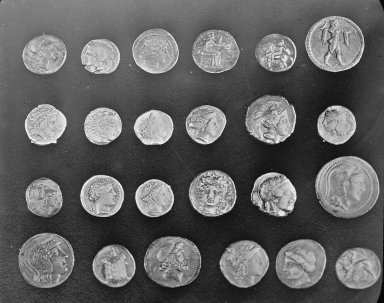
#> input picture skimage.data.coins(), 384 x 303 px
$ jupyter execute nb_03_Cleaning_and_Segmenting.ipynb   (shell and % lines are left out)
#> lines starting #> are read from the running program, lines starting #| are printed output that depends on the picture; after the words box and inside, x2 and y2 are one past the last pixel; in counts of white or black regions, pixels touching at a corner belong together
# Sinopsis

In the previous notebooks, we learnt how to use images as a numpy arrays and do some
analysis. Also, we found some coins, isn't it cool?

Now, it is time to do some preprocessing on the images before running our algorithms.

# Read libraries

[cell 1]

from colorama import Back, Fore, Style
from pathlib import Path

[cell 2]
import os
import sys

import matplotlib as mpl
import matplotlib.pyplot as plt
import matplotlib.cm as cm
import numpy as np

from pylab import imread, imshow
from skimage import data, img_as_float, img_as_ubyte, measure
from skimage.filters import rank, threshold_otsu
from skimage.morphology import (
    disk,
    binary_dilation, binary_erosion, binary_closing, binary_opening,
    remove_small_holes, remove_small_objects,
    flood_fill,
    skeletonize
)

# Thresholding

Sometimes, when we want to find blobs, we just need to differenciate the background from
them. In other words, we just want to preprocess the image from a RGB (or grayscale)
color spaces to a binary. For example, zero means background, one means it is something
we want to find.

Let's take the coins again and try to do something:

[cell 3]
coins_original = img_as_float( data.coins() )

[cell 4]
plt.imshow(coins_original, cmap = 'gray', vmin = 0, vmax = 1)
pass

We discussed previously that we need to remove the background. In fact, we already
used thresholding algorithms on it. The simplest one is using the mean of the values:

[cell 5]
median = np.median(coins_original)
#> median = 0.337
binarized_im = coins_original > median
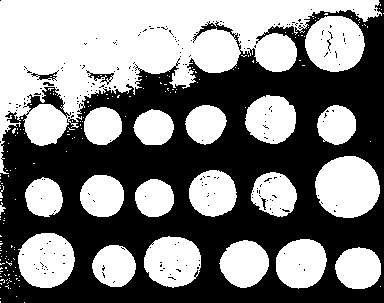
#> binarized_im: shape (303, 384) bool; 50% white; 189 white regions (168 under 20 px), largest, box (x1, y1, x2, y2) and area: (0, 0, 382, 174) 26967, (315, 156, 380, 218) 3157, (305, 16, 365, 72) 2584
plt.imshow(binarized_im, cmap="gray")
pass

Well, in this case, `binarized_im` is an array of boolean values, but we can transform
it easily to a integer values of 0 and 1:

[cell 6]
binarized_im.astype(np.uint8)

**Note:** We are using `uint8` to use just a byte to store the number.

Check the next cell:

[cell 7]
a1 = sys.getsizeof(binarized_im.astype(int))
#> a1 = 930944
a2 = sys.getsizeof(binarized_im.astype(np.uint8))
#> a2 = 116480
print(f"The size of using `int` is {a1}")
#| The size of using `int` is 930944
print(f"The size of using `np.uint8` is {a2}")
#| The size of using `np.uint8` is 116480
print(f"Yes, it is almost {np.round(a1/a2)} more expensive!")
#| Yes, it is almost 8.0 more expensive!

Don't need to mention that using a big image (2048 x 2048) it makes a difference:

- Using bytes is 4 MB
- Using ints is 32 MB

If you have a stack of images from a confocal microscope (let's say 32 images):

- Using bytes is 128 MB
- Using ints is 1 GB

Now, imagine that you are treating a C. Elegans recorded video that contains thousands of frames.

>**IMPORTANT NOTE:** Take the memory usage serious!

# Thresholding, again

Ok, sorry for this interruption, let's continue with the thresholding. Using the coins image, this global threshold is not working properly, but there are cases where we can control the light that this could work.

>**Note:** If the mean or the median is working, let's go ahead and avoid adding complexity to
your code.

We will introduce another algorithm to do the thresholding. It was proposed by Nobuyuki Otsu
and the algorithm is called after him: otsu.

More info: https://en.wikipedia.org/wiki/Otsu%27s_method

[cell 8]
otsu_value = threshold_otsu(coins_original)
#> otsu_value = 0.417
otsu_binarized_im = coins_original > otsu_value
#> otsu_binarized_im: shape (303, 384) bool; 39.2% white; 98 white regions (74 under 20 px), largest, box (x1, y1, x2, y2) and area: (0, 0, 327, 76) 9180, (315, 156, 380, 218) 3070, (305, 16, 365, 72) 2468
plt.imshow(otsu_binarized_im, cmap="gray")
pass

Not sure if this algorithm improves the previous. Maybe we can try to find the way
to select the coins after this thresholding, but we can introduce more advanced thresholding
algorithms to improve the image before finding the contours.

In the previous notebook, we use a local threshold, looking for the value of each
segment of the image (it was cut in 4x4 rectangles).

We will do something similar, create a disk (circle) of some pixel radius and find the
local thresold of the pixel that are inside this disk. This will be applied to all the
values of the image, as a convolution.

Let's do it simple first. We will create an images 10x10 pixel size and do it using a disk
of 3 pixel radius:

[cell 9]
im = img_as_ubyte(coins_original[25:80, 10:80])
radius = 10   # Play changing this value to understand how this works!
d = disk(radius)

fig = plt.figure( figsize = (8, 8))

plt.subplot(131)
plt.imshow(im, cmap="gray")

plt.subplot(132)
w, h = im.shape
#> w = 55; h = 70
pretty_d_im = np.zeros(im.shape)
pretty_d_im[(w//2-radius):(w//2+radius+1), (h//2-radius):(h//2+radius+1)] = d
plt.imshow(pretty_d_im, cmap="gray")

plt.subplot(133)
local_threshold = rank.otsu(im, d)
local_binarized_im = im > local_threshold
#> local_binarized_im: shape (55, 70) bool; 44.9% white; 18 white regions (12 under 20 px), largest, box (x1, y1, x2, y2) and area: (12, 8, 57, 49) 1064, (0, 0, 33, 24) 283, (38, 0, 70, 20) 189, (52, 40, 69, 55) 73, (0, 29, 5, 46) 54, (0, 47, 8, 55) 23
plt.imshow(local_binarized_im, cmap="gray")
pass
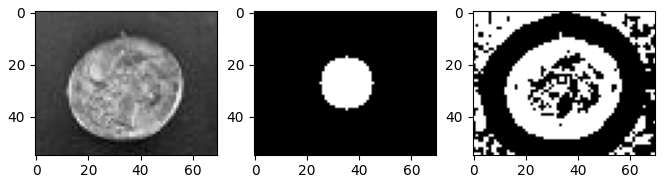
#> figure drawn by matplotlib, 3 panels

[cell 10]
im = img_as_ubyte(coins_original)
#> im is the input picture: shape (303, 384); min 1, max 252, mean 96.9
d = disk(50)  # This 50 is cherry picked, could you imagine an algorithm to pick it?

local_threshold = rank.otsu(im, d)
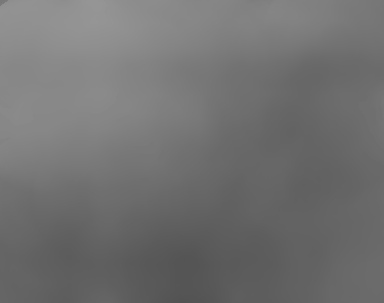
#> local_threshold: shape (303, 384); min 82, max 149, mean 112.9
local_binarized_im = im > local_threshold
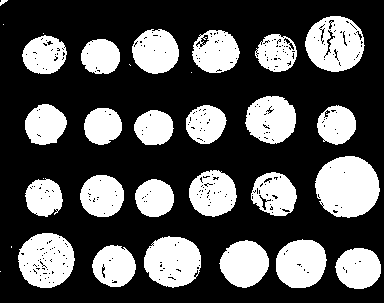
#> local_binarized_im: shape (303, 384) bool; 32.3% white; 32 white regions (7 under 20 px), largest, box (x1, y1, x2, y2) and area: (315, 156, 380, 218) 3099, (305, 16, 365, 72) 2378, (18, 233, 75, 288) 2357

fig = plt.figure( figsize = (8, 8))
plt.subplot(131)
plt.imshow(im, cmap="gray")
plt.subplot(132)
plt.imshow(local_threshold, cmap="gray")
plt.subplot(133)
plt.imshow(local_binarized_im, cmap="gray")
pass

Hey, I think this is working much better! I will keep this thresholding algorithm
for this example and do some stuff, like cleaning the little black dots inside the
coins.

# Morphology operations

There are some important morphology operations that you should know before start
working on imaging.

The first two are `dilation` and `erosion`:

- `dilation` applies a structuring element (like the disk of the previous example) for
  expanding the shape contained in the image. It is setting the structuring element on
  top of the all pixels that are `1` in the original image (convolution). This will
  generate a resulting image expanding all the edges of the elements inside the image.

- `erosion` applies a structuring element for reducing the shape contained in the
  image. It is doing the same as `dilation`, but using the background (`0` values).

We will start with the first coin of the image and do a simple threshold using the mean:

[cell 11]
im = img_as_ubyte(coins_original[25:80, 10:80])
threshold = np.mean(im)
#> threshold = 127.8

plt.subplot(121)
plt.imshow(im, cmap="gray")

plt.subplot(122)
thresholded_im = im > threshold
#> thresholded_im: shape (55, 70) bool; 35.5% white; 2 white regions (1 under 20 px), largest, box (x1, y1, x2, y2) and area: (12, 8, 57, 49) 1365
plt.imshow(thresholded_im, cmap="gray")
pass

We can observe that some pixels are not the same as its neighbors. We used to call this
`Salt & Pepper noise` and we can reduce it using `dilation` and `erosion`.

Let's apply first `dilation`:

[cell 12]
d = disk(3)
dilated_im = binary_dilation(thresholded_im, d)
#> dilated_im: shape (55, 70) bool; 47% white; 2 white regions, box (x1, y1, x2, y2) and area: (9, 5, 60, 52) 1783, (64, 0, 70, 7) 28

plt.subplot(121)
plt.imshow(thresholded_im, cmap="gray")
plt.subplot(122)
plt.imshow(dilated_im, cmap="gray")
pass

Cool! It seems that the black pixels inside the coin were removed, but.... oh ooohhhh,
the top right corner pixel just get expanded.

Also, it seems that the original coins just grows when the `dilation` is applied.

Let's try the `erosion` instead the `dilation`:

[cell 13]
d = disk(3)
eroded_im = binary_erosion(thresholded_im, d)
#> eroded_im: shape (55, 70) bool; 21.5% white; 1 white region, box (x1, y1, x2, y2) and area: (15, 13, 53, 46) 826

plt.subplot(121)
plt.imshow(thresholded_im, cmap="gray")
plt.subplot(122)
plt.imshow(eroded_im, cmap="gray")

Ok, now we solved the top right corner pixel problem, but the others... got worst!

Also, the coin reduced its area.

Well, it seems that we solved one problem when one algorithm is applied... could
the second problem be solved if we applying the other algorithm? It seems both are
a kind of complementary, isn't it?

[cell 14]
d = disk(3)
first_dilated_im = binary_dilation(thresholded_im, d)
first_eroded_im = binary_erosion(thresholded_im, d)

then_eroded_im = binary_erosion(first_dilated_im, d)
#> then_eroded_im: shape (55, 70) bool; 35.9% white; 2 white regions (1 under 20 px), largest, box (x1, y1, x2, y2) and area: (12, 8, 57, 49) 1380
then_dilated_im = binary_dilation(first_eroded_im, d)
#> then_dilated_im: shape (55, 70) bool; 34.6% white; 1 white region, box (x1, y1, x2, y2) and area: (12, 10, 56, 49) 1334

plt.subplot(221)
plt.imshow(first_dilated_im, cmap="gray")
plt.subplot(222)
plt.imshow(then_eroded_im, cmap="gray")
plt.subplot(223)
plt.imshow(first_eroded_im, cmap="gray")
plt.subplot(224)
plt.imshow(then_dilated_im, cmap="gray")
pass

We are moving closer to the solution, isn't it?

It seems that, if we first dilate and then erode, we are solving the black pixels inside
the coin. If we first erode and then dilate, we are deleting the top right corner pixel.

In both cases, the coin is almost the same size and, probably, we can deal with the
new approximated size.

Crazy idea, what if we first dilate, then erode, then erode, and then dilate?

[cell 15]
d = disk(3)
first_dilated_im = binary_dilation(thresholded_im, d)
then_eroded_im = binary_erosion(first_dilated_im, d)
then_first_eroded_im = binary_erosion(then_eroded_im, d)
#> then_first_eroded_im: shape (55, 70) bool; 26.6% white; 1 white region, box (x1, y1, x2, y2) and area: (15, 12, 54, 46) 1026
then_then_dilated_im = binary_dilation(then_first_eroded_im, d)
#> then_then_dilated_im: shape (55, 70) bool; 35.7% white; 1 white region, box (x1, y1, x2, y2) and area: (12, 9, 57, 49) 1376

plt.subplot(121)
plt.imshow(thresholded_im, cmap="gray")
plt.subplot(122)
plt.imshow(then_then_dilated_im, cmap="gray")
pass

Now, it seems it works!

In fact, the first two operations are commonly named `closing` (the `erosion` of the `dilation`), and the second two operations are commonly named `opening` (the `dilation` of the `erosion`).

And this naming works: `closing` is removing the black points inside a blob (the coin)
and the `opening` is removing the white points at the background.

We can simplify this using the propper functions:

[cell 16]
d = disk(3)
closing_im = binary_closing(thresholded_im, d)
opening_im = binary_opening(thresholded_im, d)

closing_then_opening_im = binary_opening(closing_im)
opening_then_closing_im = binary_closing(opening_im)
#> opening_then_closing_im: shape (55, 70) bool; 35% white; 1 white region, box (x1, y1, x2, y2) and area: (12, 10, 56, 49) 1349

plt.subplot(221)
plt.imshow(closing_im, cmap="gray")
plt.subplot(222)
plt.imshow(opening_im, cmap="gray")
plt.subplot(223)
plt.imshow(closing_then_opening_im, cmap="gray")
plt.subplot(224)
plt.imshow(opening_then_closing_im, cmap="gray")
pass

Why are the results different? It seems these two operations are not commutative.
Wanna discuss this?

>**Note:** did you try to subtract the eroded image to the original one? What do you think
           it will happen? and the dilated imaged? and between them?

# More morphology operations

There are other morphology operations to remove local holes or removing local items. These
operations are more flexible than `opening` and `closing` because removing the hole or item
depends of its area, not the structural element. Also, it will not change the shape of the
objects.

[cell 17]
without_holes_im = remove_small_holes(thresholded_im)
#> without_holes_im: shape (55, 70) bool; 35.8% white; 2 white regions (1 under 20 px), largest, box (x1, y1, x2, y2) and area: (12, 8, 57, 49) 1378
without_objects_im = remove_small_objects(thresholded_im)
#> without_objects_im: shape (55, 70) bool; 35.5% white; 1 white region, box (x1, y1, x2, y2) and area: (12, 8, 57, 49) 1365
without_them_im = remove_small_objects(without_holes_im)
#> without_them_im: shape (55, 70) bool; 35.8% white; 1 white region, box (x1, y1, x2, y2) and area: (12, 8, 57, 49) 1378

plt.subplot(221)
plt.imshow(thresholded_im, cmap="gray")
plt.subplot(222)
plt.imshow(without_holes_im, cmap="gray")
plt.subplot(223)
plt.imshow(without_objects_im, cmap="gray")
plt.subplot(224)
plt.imshow(without_them_im, cmap="gray")
pass

# Extra operations

Another operation that could be useful (and sometimes dangerous) is the `floodfill`. Calling
this operation with a `seed point`, it will fill the image from that point until it arrives
to the borders. In order to use this operation, you must check that you don't have holes in your perimeter, so the paint leaks and fill all the image!

This is an example:

[cell 18]
simple_im = np.zeros((100, 100), dtype=np.uint8)
simple_im[:, 50] = 1
simple_im[50, :] = 1
simple_im[50, 75] = 0

plt.subplot(131)
plt.imshow(simple_im, cmap="gray", vmin=0, vmax=2)

plt.subplot(132)
filled_im = flood_fill(simple_im, (5, 5), 2)
plt.imshow(filled_im, cmap="gray", vmin=0, vmax=2)


plt.subplot(133)
bad_filled_im = flood_fill(simple_im, (5, 55), 2)
plt.imshow(bad_filled_im, cmap="gray", vmin=0, vmax=2)
pass
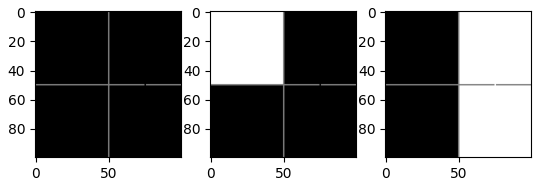
#> figure drawn by matplotlib, 3 panels

Before segmenting the image into different blobs, or contours, let's talk a bit about the last operation: `skeletonization`. This operation will reduce the blobs to a single pixel wide.

To do this example, we will use another image, since the coins are round and the skeleton
make no sense in that kind of blobs. We will try with something more related to science:
C. Elegans!

First, read the image:

[cell 19]
celegans_frame_filename = Path.cwd() / 'Data' / 'celegans-frame.png'
celegans_frame = imread(celegans_frame_filename)
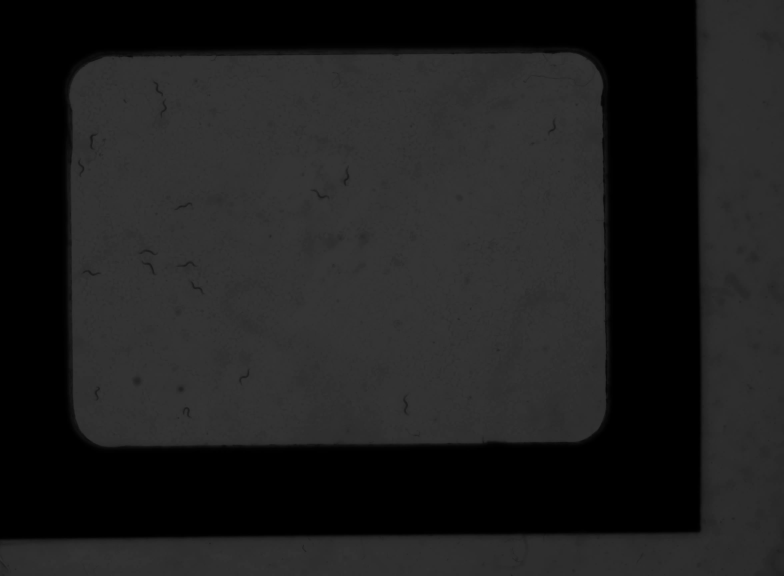
#> input picture Module_Image_Processing/Data/celegans-frame.png, 2352 x 1728 px (shown at 1/3 size)
#> celegans_frame is the input picture: shape (1728, 2352) float32; min 0, max 0.224, mean 0.121
plt.imshow(celegans_frame, cmap="gray")
pass

We can remove the bottom and right white part of the image. In this case, we will just
remove it using the coordinates (we can use other algorithms to fins the frame, wanna
try it?)

[cell 20]
celegans_frame_cut = celegans_frame[150:1350, 200:1825]
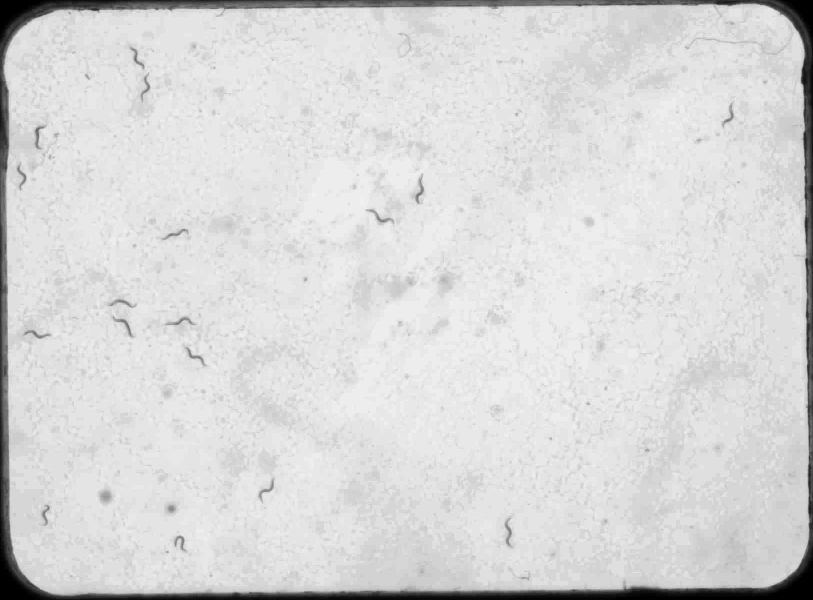
#> celegans_frame_cut: shape (1200, 1625) float32 (shown at 1/2 size); min 0, max 0.224, mean 0.19; drawn with min black and max white
plt.imshow(celegans_frame_cut, cmap="gray")
pass

Also, we can inverse the image, since the worms are black and the background is white. We
will transform it also to an array of bytes:

[cell 21]
celegans_frame_cut_inv = 1 - celegans_frame_cut
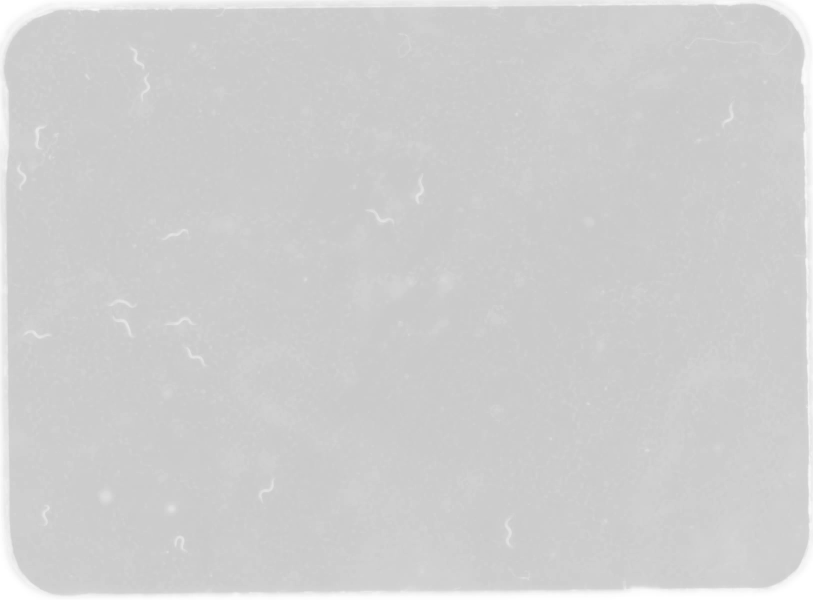
#> celegans_frame_cut_inv: shape (1200, 1625) float32 (shown at 1/2 size); min 0.776, max 1, mean 0.81
im = img_as_ubyte(celegans_frame_cut_inv)  # Yes, just play with `im`
#> im: shape (1200, 1625)

Now, let's binarize using a local thresholding algorithm. Note that the otsu value is not detecting properly
all the worms, so we decided to subtract 10 to the threshold. Doing this, we will detect all the worms, as well as
some noise that we will need to remove:

[cell 22]
otsu_value = threshold_otsu(im)
#> otsu_value = 223
celegans_binarized = im > otsu_value - 10
#> celegans_binarized: shape (1200, 1625) bool; 5.7% white; 110 white regions (72 under 20 px), largest, box (x1, y1, x2, y2) and area: (0, 0, 1625, 1200) 102733, (68, 250, 93, 299) 458, (1009, 1035, 1025, 1095) 424
plt.imshow(celegans_binarized, cmap="gray")
pass

We will remove the small objects using `remove_small_objects`. We will remove the border as well, using one of the
simples solutions: using the `floodfill` operation on the top left corner.

[cell 23]
celegans_binarized = im > otsu_value - 10
celegans_binarized_no_small = remove_small_objects(celegans_binarized)
#> celegans_binarized_no_small: shape (1200, 1625) bool; 5.6% white; 22 white regions, largest, box (x1, y1, x2, y2) and area: (0, 0, 1625, 1200) 102729, (68, 250, 93, 299) 458, (1009, 1035, 1025, 1095) 424
filled = flood_fill(celegans_binarized_no_small, (0, 0), 0)
#> filled: shape (1200, 1625) bool; 0.36% white; 21 white regions, largest, box (x1, y1, x2, y2) and area: (68, 250, 93, 299) 458, (1009, 1035, 1025, 1095) 424, (225, 632, 268, 675) 401
plt.imshow(filled, cmap="gray")
pass

And do the `skeletonization`:

[cell 24]
skel = skeletonize(filled)
#> skel: shape (1200, 1625) bool; 0.05% white in thin lines or dots, all inside (x1, y1, x2, y2) = (36, 95, 1464, 1157)

# Prepare a RGB image to show the skel over the object
w, h = filled.shape
#> w = 1200; h = 1625
final_image = np.zeros((w, h, 3), dtype=np.uint8)
final_image[filled, :] = [64, 64, 64]
final_image[skel, :] = [255, 64, 64]

plt.figure(figsize=(12, 9))
plt.imshow(final_image[500:800, 100:500])
pass
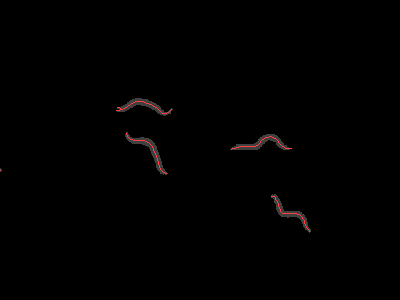
#> shown: shape (300, 400, 3); mean R, G, B 1.2, 0.8, 0.8

# Segmentation

Finally, let's do the segmentation and label all the worms we find, like we did in the previous notebooks:

[cell 25]
fig = plt.figure(figsize=(12, 9))
ax = fig.add_subplot(111)
ax.imshow(filled, cmap="gray", vmin=0, vmax=1)

contours = measure.find_contours(filled)
#> contours = 21 point arrays, longest 199 points
for n, contour in enumerate(contours):
    ax.plot(contour[:, 1], contour[:, 0], linewidth=1)
#> this loop made 21 passes
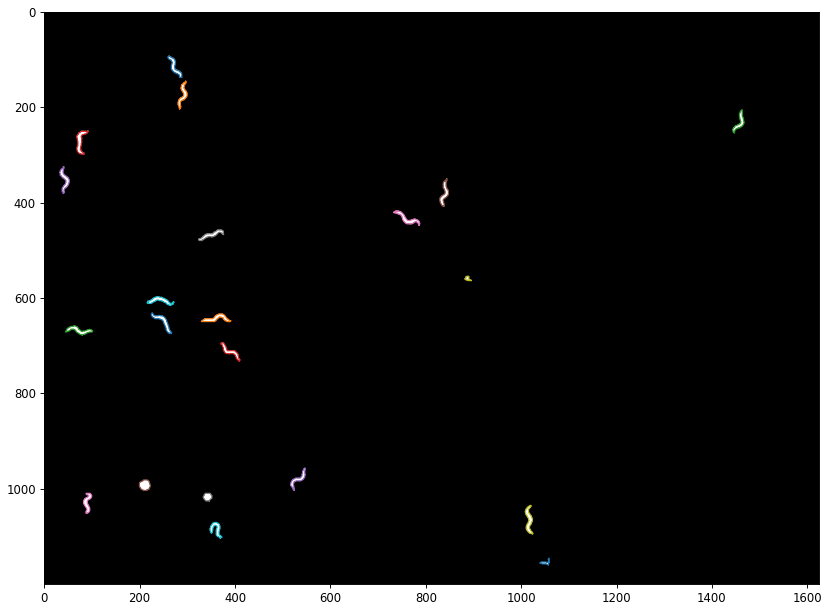
#> figure drawn by matplotlib, 1 panel
